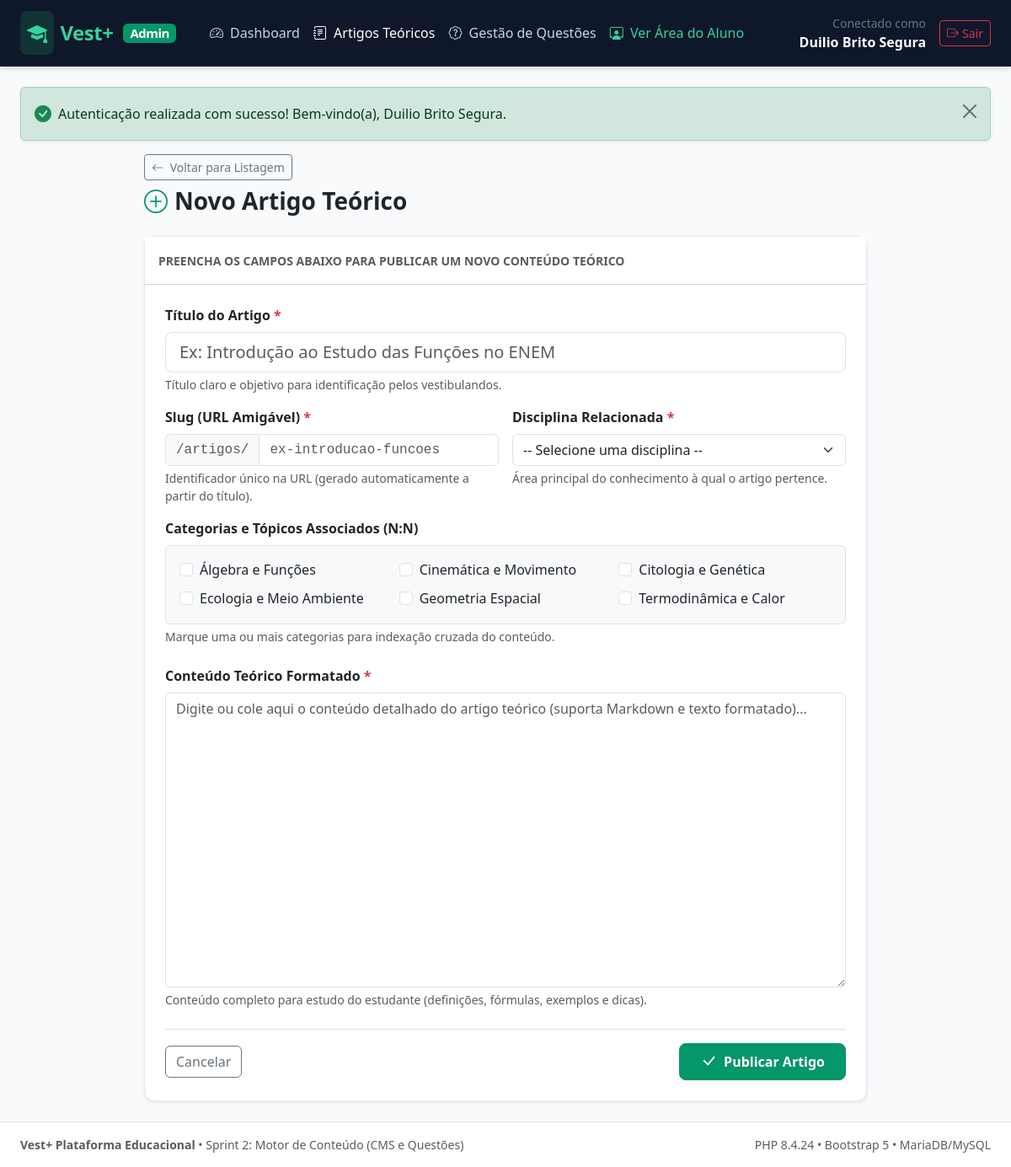
The page /admin/artigos/criar (signed in) on the database its author committed.
### tables this page shows
CREATE TABLE `categorias` (
  `id` int(10) unsigned NOT NULL AUTO_INCREMENT,
  `nome` varchar(100) NOT NULL,
  `slug` varchar(120) NOT NULL,
  `criado_em` timestamp NOT NULL DEFAULT current_timestamp(),
  PRIMARY KEY (`id`),
  UNIQUE KEY `uk_categorias_slug` (`slug`),
  KEY `idx_categorias_nome` (`nome`)
);

### src/Controllers/BaseController.php (called while the page is built, shortened)
<?php
abstract class BaseController
{
    protected function render(string $view, array $data = []): void
    {
        extract($data);
        $viewFile = dirname(__DIR__) . '/Views/' . $view . '.php';
        require $viewFile;
    }
}

### src/Controllers/AdminArtigoController.php (called while the page is built, shortened)
<?php
final class AdminArtigoController extends BaseController
{
    public function create(): void
    {
        $disciplinas = Disciplina::getAll();
        $categorias = Categoria::getAll();
        $this->render('admin/artigos/form', [
            'pageTitle'              => 'Novo Artigo Teórico',
            'isEdit'                 => false,
            'artigo'                 => [
                'id'            => null,
                'titulo'        => '',
                'slug'          => '',
                'disciplina_id' => '',
                'conteudo'      => '',
            ],
            'categoriasSelecionadas' => [],
            'disciplinas'            => $disciplinas,
            'categorias'             => $categorias,
            'errors'                 => [],
        ]);
    }
}

### src/Core/Helper.php (called while the page is built, shortened)
<?php
final class Helper
{
    public static function url(string $path = ''): string
    {
        $scriptName = $_SERVER['SCRIPT_NAME'] ?? '';
        $baseDir = dirname($scriptName);
        $baseDir = str_replace('\\', '/', $baseDir);
        $base = rtrim($baseDir, '/');
        $cleanPath = '/' . ltrim($path, '/');
        return $base . $cleanPath;
    }
    public static function e(?string $value): string
    {
        return htmlspecialchars($value, ENT_QUOTES | ENT_SUBSTITUTE, 'UTF-8');
    }
}

### src/Models/Categoria.php (called while the page is built, shortened)
<?php
final class Categoria
{
    public static function getAll(): array
    {
        $pdo = Database::getConnection();
        $stmt = $pdo->query('SELECT id, nome, slug, criado_em FROM categorias ORDER BY nome ASC');
        return $stmt->fetchAll(PDO::FETCH_ASSOC);
    }
}

### src/Views/admin/artigos/form.php (the view, shortened to what this page needs)
<?php
require dirname(__DIR__, 2) . '/layout/header.php';
$actionUrl = $isEdit
    ? Helper::url('/admin/artigos/editar?id=' . (int) ($artigo['id'] ?? 0))
    : Helper::url('/admin/artigos/criar');
?>
<div class="row justify-content-center">
    <div class="col-lg-10 col-xl-9">
        <div class="d-flex align-items-center justify-content-between mb-4">
            <div>
                <a href="<?= Helper::url('/admin/artigos') ?>" class="btn btn-outline-secondary btn-sm mb-2">
                    <i class="bi bi-arrow-left me-1"></i> Voltar para Listagem
                </a>
                <h1 class="h3 fw-bold text-dark mb-0">
                    <?= $isEdit ? '<i class="bi bi-pencil-square text-primary me-2"></i>Editar Artigo Teórico' : '<i class="bi bi-plus-circle text-primary me-2"></i>Novo Artigo Teórico' ?>
                </h1>
            </div>
        </div>
        <div class="card card-custom shadow-sm">
            <div class="card-header bg-white py-3">
                <span class="text-muted small text-uppercase fw-semibold">
                    <?= $isEdit ? 'Atualize as informações do conteúdo abaixo' : 'Preencha os campos abaixo para publicar um novo conteúdo teórico' ?>
                </span>
            </div>
            <div class="card-body p-4">
                <form action="<?= $actionUrl ?>" method="POST" novalidate>
                    <div class="mb-3">
                        <label for="titulo" class="form-label fw-semibold">
                            Título do Artigo <span class="text-danger">*</span>
                        </label>
                        <input type="text"
                               class="form-control form-control-lg <?= isset($errors['titulo']) ? 'is-invalid' : '' ?>"
                               id="titulo"
                               name="titulo"
                               value="<?= Helper::e((string) ($artigo['titulo'] ?? '')) ?>"
                               placeholder="Ex: Introdução ao Estudo das Funções no ENEM"
                               required>
                        <?php if (isset($errors['titulo'])): ?>
                            <div class="invalid-feedback d-block"><?= Helper::e($errors['titulo']) ?></div>
                        <?php else: ?>
                            <div class="form-text">Título claro e objetivo para identificação pelos vestibulandos.</div>
                        <?php endif; ?>
                    </div>
                    <div class="row g-3 mb-3">
                        <div class="col-md-6">
                            <label for="slug" class="form-label fw-semibold">
                                Slug (URL Amigável) <span class="text-danger">*</span>
                            </label>
                            <div class="input-group">
                                <span class="input-group-text bg-light text-muted font-monospace small">/artigos/</span>
                                <input type="text"
                                       class="form-control font-monospace <?= isset($errors['slug']) ? 'is-invalid' : '' ?>"
                                       id="slug"
                                       name="slug"
                                       value="<?= Helper::e((string) ($artigo['slug'] ?? '')) ?>"
                                       placeholder="ex-introducao-funcoes"
                                       required>
                            </div>
                            <?php if (isset($errors['slug'])): ?>
                                <div class="invalid-feedback d-block"><?= Helper::e($errors['slug']) ?></div>
                            <?php else: ?>
                                <div class="form-text">Identificador único na URL (gerado automaticamente a partir do título).</div>
                            <?php endif; ?>
                        </div>
                        <div class="col-md-6">
                            <label for="disciplina_id" class="form-label fw-semibold">
                                Disciplina Relacionada <span class="text-danger">*</span>
                            </label>
                            <select class="form-select <?= isset($errors['disciplina_id']) ? 'is-invalid' : '' ?>"
                                    id="disciplina_id"
                                    name="disciplina_id"
                                    required>
                                <option value="">-- Selecione uma disciplina --</option>
                            </select>
                            <?php if (isset($errors['disciplina_id'])): ?>
                                <div class="invalid-feedback d-block"><?= Helper::e($errors['disciplina_id']) ?></div>
                            <?php else: ?>
                                <div class="form-text">Área principal do conhecimento à qual o artigo pertence.</div>
                            <?php endif; ?>
                        </div>
                    </div>
                    <div class="mb-4">
                        <label class="form-label fw-semibold d-block">
                            Categorias e Tópicos Associados (N:N)
                        </label>
                        <div class="p-3 bg-light rounded border">
                            <?php if (empty($categorias)): ?>
                                <p class="text-muted small mb-0">Nenhuma categoria cadastrada no banco.</p>
                            <?php else: ?>
                                <div class="row row-cols-1 row-cols-sm-2 row-cols-md-3 g-2">
                                    <?php foreach ($categorias as $cat): ?>
                                        <?php
                                            $catId = (int) $cat['id'];
                                            $isChecked = in_array($catId, $categoriasSelecionadas, true);
                                        ?>
                                        <div class="col">
                                            <div class="form-check">
                                                <input class="form-check-input"
                                                       type="checkbox"
                                                       name="categorias[]"
                                                       value="<?= $catId ?>"
                                                       id="cat_<?= $catId ?>"
                                                       <?= $isChecked ? 'checked' : '' ?>>
                                                <label class="form-check-label user-select-none" for="cat_<?= $catId ?>">
                                                    <?= Helper::e((string) $cat['nome']) ?>
                                                </label>
                                            </div>
                                        </div>
                                    <?php endforeach; ?>
                                </div>
                            <?php endif; ?>
                        </div>
                        <div class="form-text">Marque uma ou mais categorias para indexação cruzada do conteúdo.</div>
                    </div>
                    <div class="mb-4">
                        <label for="conteudo" class="form-label fw-semibold">
                            Conteúdo Teórico Formatado <span class="text-danger">*</span>
                        </label>
                        <textarea class="form-control <?= isset($errors['conteudo']) ? 'is-invalid' : '' ?>"
                                  id="conteudo"
                                  name="conteudo"
                                  rows="14"
                                  placeholder="Digite ou cole aqui o conteúdo detalhado do artigo teórico (suporta Markdown e texto formatado)..."
                                  required><?= Helper::e((string) ($artigo['conteudo'] ?? '')) ?></textarea>
                        <?php if (isset($errors['conteudo'])): ?>
                            <div class="invalid-feedback d-block"><?= Helper::e($errors['conteudo']) ?></div>
                        <?php else: ?>
                            <div class="form-text">Conteúdo completo para estudo do estudante (definições, fórmulas, exemplos e dicas).</div>
                        <?php endif; ?>
                    </div>
                    <div class="d-flex justify-content-between align-items-center pt-3 border-top">
                        <a href="<?= Helper::url('/admin/artigos') ?>" class="btn btn-outline-secondary">
                            Cancelar
                        </a>
                        <button type="submit" class="btn btn-primary px-4 d-inline-flex align-items-center gap-2 shadow-sm">
                            <i class="bi bi-check-lg fs-5"></i>
                            <?= $isEdit ? 'Salvar Alterações' : 'Publicar Artigo' ?>
                        </button>
                    </div>
                </form>
            </div>
        </div>
    </div>
</div>
<?php
require dirname(__DIR__, 2) . '/layout/footer.php';

### public/css/style.css (style rules this page uses)
:root { --vest-primary: #059669; --vest-primary-hover: #047857; --vest-primary-dark: #065f46; --vest-primary-light: #10b981; --vest-mint: #34d399; --vest-bg-mint: #ecfdf5; --vest-bg-mint-subtle: #f0fdf4; --vest-border-mint: #a7f3d0; --vest-dark: #0f172a; --vest-dark-surface: #1e293b; --vest-text-muted: #64748b; --vest-bg: #f8fafc; --vest-border: #e2e8f0; --vest-white: #ffffff; --vest-radius: 12px; --vest-radius-sm: 8px; --vest-radius-lg: 16px; --vest-shadow: 0 4px 6px -1px rgba(0, 0, 0, 0.07), 0 2px 4px -2px rgba(0, 0, 0, 0.05); --vest-shadow-md: 0 10px 15px -3px rgba(0, 0, 0, 0.08), 0 4px 6px -4px rgba(0, 0, 0, 0.04); --vest-shadow-lg: 0 20px 25px -5px rgba(0, 0, 0, 0.1), 0 8px 10px -6px rgba(0, 0, 0, 0.04); }
body { background-color: var(--vest-bg); color: var(--vest-dark); font-family: system-ui, -apple-system, BlinkMacSystemFont, 'Segoe UI', Roboto, Helvetica, Arial, sans-serif; min-height: 100vh; display: flex; flex-direction: column; -webkit-font-smoothing: antialiased; }
a { color: var(--vest-primary); text-decoration: none; transition: color 0.2s ease; }
.btn-primary { background-color: var(--vest-primary) !important; border-color: var(--vest-primary) !important; color: #ffffff !important; font-weight: 600; border-radius: var(--vest-radius-sm); transition: all 0.2s ease; }
.text-primary { color: var(--vest-primary) !important; }
.card-custom { background: var(--vest-white); border: 1px solid var(--vest-border); border-radius: var(--vest-radius); box-shadow: var(--vest-shadow); transition: transform 0.2s ease, box-shadow 0.2s ease; }

### rows shown on the page
categorias: nome "Álgebra e Funções"
categorias: nome "Cinemática e Movimento"
categorias: nome "Citologia e Genética"
categorias: nome "Ecologia e Meio Ambiente"
categorias: nome "Geometria Espacial"
categorias: nome "Termodinâmica e Calor"

### other values the page prints
$roleLabel "Admin"
Helper::e($currentUser['nome']) "Duilio Brito Segura"
Helper::e($msg) "Autenticação realizada com sucesso! Bem-vindo(a), Duilio Brito Segura."
PHP_VERSION "8.4.24"
